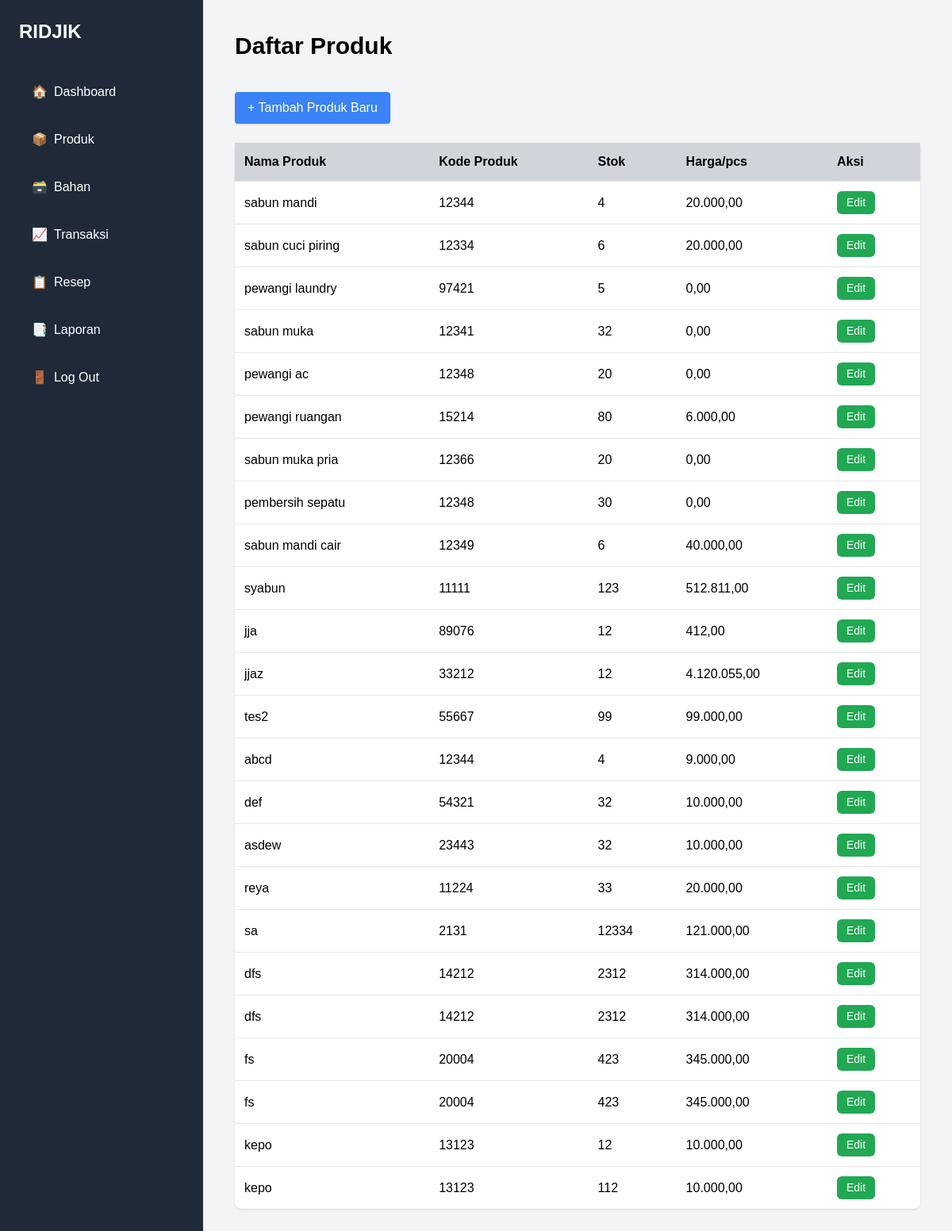
/produk.php, run on the app's committed database.
### tables this page shows
CREATE TABLE `produk` (
  `id_produk` int(11) NOT NULL,
  `id_resep` int(11) NOT NULL,
  `kode_produk` int(5) NOT NULL,
  `nama_produk` varchar(50) NOT NULL,
  `stok_produk` int(11) NOT NULL,
  `harga` bigint(20) NOT NULL
);

### produk.php (the view, shortened to what this page needs)
<?php
include 'koneksi.php';
$query = "SELECT * FROM produk";
$result = mysqli_query($conn, $query);
?>
<!DOCTYPE html>
<html lang="id">
<head>
    <script src="https://cdn.tailwindcss.com"></script>
    <link href="style.css" rel="stylesheet" />
</head>
<body class="bg-gray-100 h-screen">
<div class="flex h-full overflow-auto">
    <aside class="w-64 min-h-screen bg-gray-800 text-white p-6">
        <h1 class="text-2xl font-bold mb-10">RIDJIK</h1>
        <nav class="flex flex-col space-y-5">
            <a href="dashboard.php" class="nav-link">
                <span>🏠</span>
                <span>Dashboard</span>
            </a>
            <a href="produk.php" class="nav-link"><span>📦</span> <span>Produk</span></a>
            <a href="bahan.php" class="nav-link">
                <span>🗃️</span>
                <span>Bahan</span>
            </a>
            <a href="transaksi.php" class="nav-link">
                <span>📈</span>
                <span>Transaksi</span>
            </a>
            <a href="resep.php" class="nav-link">
                <span>📋</span>
                <span>Resep</span>
            </a>
            <a href="#" class="nav-link">
                <span>📑</span>
                <span>Laporan</span>
            </a>
            <a href="login.php" class="nav-link">
                <span>🚪</span>
                <span>Log Out</span>
            </a>
        </nav>
    </aside>
      <main class="flex-1 p-10 space-y-6 overflow-y-auto">
        <h2 class="text-3xl font-bold mb-4">Daftar Produk</h2>
        <button onclick="toggleForm()" id="btnToggle" class="bg-blue-500 hover:bg-blue-600 text-white px-4 py-2 rounded shadow">
            + Tambah Produk Baru
        </button>
        <form method="post" id="produkListForm">
            <table class="w-full bg-white rounded-lg shadow mt-4">
                <thead class="bg-gray-300">
                    <tr>
                        <th class="p-3 text-left">Nama Produk</th>
                        <th class="p-3 text-left">Kode Produk</th>
                        <th class="p-3 text-left">Stok</th>
                        <th class="p-3 text-left">Harga/pcs</th>
                        <th class="p-3 text-left">Aksi</th>
                    </tr>
                </thead>
                <tbody>
                <?php while ($item = mysqli_fetch_assoc($result)) : ?>
                    <tr class="border-t" data-id="<?= $item['id_produk'] ?>">
                        <td class="p-3 nama"><?= htmlspecialchars($item['nama_produk']) ?></td>
                        <td class="p-3 kode"><?= htmlspecialchars($item['kode_produk']) ?></td>
                        <td class="p-3 stok"><?= (int)$item['stok_produk'] ?></td>
                        <td class="p-3 harga" data-harga="<?= $item['harga'] ?>">
                        <?= number_format($item['harga'], 2, ',', '.') ?>
                        </td>
                        <td class="p-3">
                          <button type="button" class="edit">
                                Edit
                            </button>
                        </td>
                    </tr>
                <?php endwhile; ?>
                </tbody>
            </table>
        </form>
    </main>
</div>
</body>
</html>

### style.css (style rules this page uses)
* { margin: 0; padding: 0; box-sizing: border-box; }
html, body { height: 100%; font-family: Arial, sans-serif; }
.nav-link { display: flex; align-items: center; gap: 0.5rem; color: white; padding: 0.5rem 1rem; border-radius: 0.5rem; transition: all 0.3s ease; text-decoration: none; }
.edit { background-color: #21a853; color: white; padding: 0.25rem 0.75rem; font-size: 0.875rem; border-radius: 0.375rem; transition: background-color 0.3s ease; text-decoration: none; display: inline-block; }

### data on the page
produk: nama_produk "sabun mandi", kode_produk "12344", stok_produk "4", harga "20.000,00"
produk: nama_produk "sabun cuci piring", kode_produk "12334", stok_produk "6", harga "20.000,00"
produk: nama_produk "pewangi laundry", kode_produk "97421", stok_produk "5", harga "0,00"
produk: nama_produk "sabun muka", kode_produk "12341", stok_produk "32", harga "0,00"
produk: nama_produk "pewangi ac", kode_produk "12348", stok_produk "20", harga "0,00"
produk: nama_produk "pewangi ruangan", kode_produk "15214", stok_produk "80", harga "6.000,00"
produk: nama_produk "sabun muka pria", kode_produk "12366", stok_produk "20", harga "0,00"
produk: nama_produk "pembersih sepatu", kode_produk "12348", stok_produk "30", harga "0,00"
produk: nama_produk "sabun mandi cair", kode_produk "12349", stok_produk "6", harga "40.000,00"
produk: nama_produk "syabun", kode_produk "11111", stok_produk "123", harga "512.811,00"
produk: nama_produk "jja", kode_produk "89076", stok_produk "12", harga "412,00"
produk: nama_produk "jjaz", kode_produk "33212", stok_produk "12", harga "4.120.055,00"
produk: nama_produk "tes2", kode_produk "55667", stok_produk "99", harga "99.000,00"
produk: nama_produk "abcd", kode_produk "12344", stok_produk "4", harga "9.000,00"
produk: nama_produk "def", kode_produk "54321", stok_produk "32", harga "10.000,00"
produk: nama_produk "asdew", kode_produk "23443", stok_produk "32", harga "10.000,00"
produk: nama_produk "reya", kode_produk "11224", stok_produk "33", harga "20.000,00"
produk: nama_produk "sa", kode_produk "2131", stok_produk "12334", harga "121.000,00"
produk: nama_produk "dfs", kode_produk "14212", stok_produk "2312", harga "314.000,00"
produk: nama_produk "dfs", kode_produk "14212", stok_produk "2312", harga "314.000,00"
produk: nama_produk "fs", kode_produk "20004", stok_produk "423", harga "345.000,00"
produk: nama_produk "fs", kode_produk "20004", stok_produk "423", harga "345.000,00"
produk: nama_produk "kepo", kode_produk "13123", stok_produk "12", harga "10.000,00"
produk: nama_produk "kepo", kode_produk "13123", stok_produk "112", harga "10.000,00"
